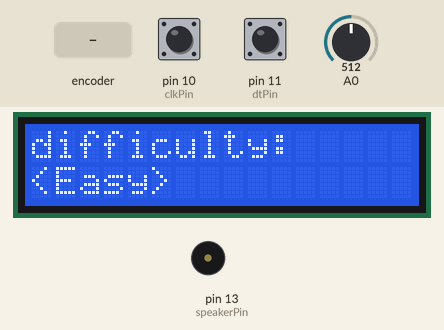
Recording of a sketch running on a simulated Arduino Uno, built with avr-gcc and run on an emulated ATmega328P. On the bench: 16×2 character LCD, buzzer (waves = sounding). The test bench sets the inputs (shaded band); at power-on: pin 10 (clkPin) HIGH, pin 11 (dtPin) HIGH, A0 = 512. Random numbers use the default seed unless the sketch sets one.

Above: at 1.2 s.
1.3 s: rotary encoder on pin 10 (clkPin) / pin 11 (dtPin) turned 1 step (first pin leading)
At 1.91 s:
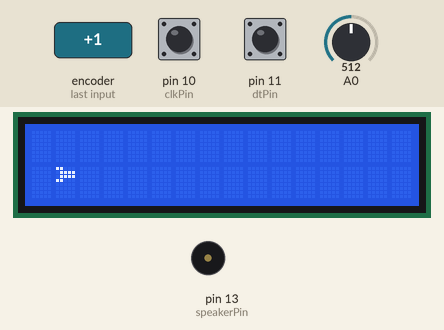
3.6 s: rotary encoder on pin 10 (clkPin) / pin 11 (dtPin) turned 1 step (first pin leading)
At 3.92 s:
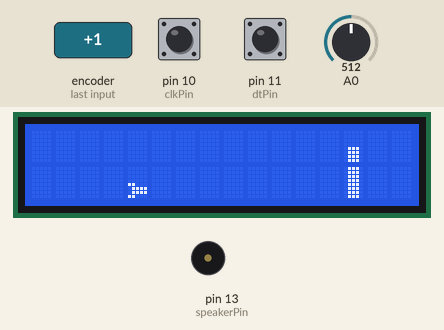
6.0 s: rotary encoder on pin 10 (clkPin) / pin 11 (dtPin) turned 2 steps (second pin leading)
At 7.56 s:
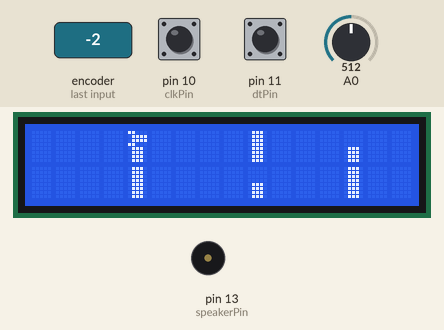
7.9 s: rotary encoder on pin 10 (clkPin) / pin 11 (dtPin) turned 3 steps (first pin leading)
At 9.9 s:
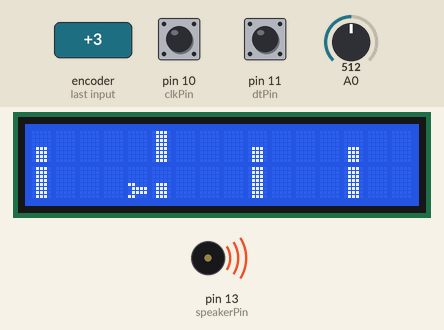
13.0 s: rotary encoder on pin 10 (clkPin) / pin 11 (dtPin) turned 1 step (first pin leading)
At 13.26 s:
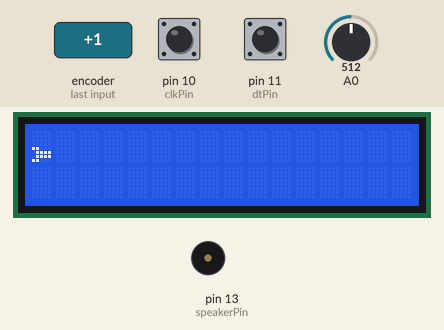
16.1 s: rotary encoder on pin 10 (clkPin) / pin 11 (dtPin) turned 2 steps (second pin leading)
At 16.48 s:
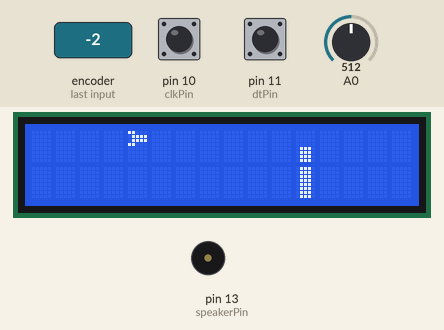
Timing chart, 0 to 21.6 s (numbered marks = the images above; inputs shaded):
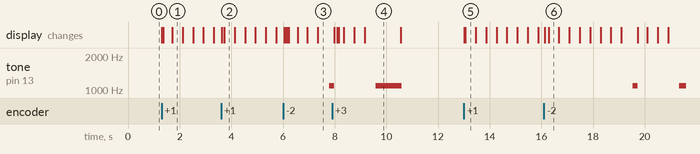

Measured:
- after the input at 1.3 s, the display: first changes at once (image 1 shows a later state)
- after the input at 13.0 s, the display: first changes at once (image 5 shows a later state)
- what the display in image 1 shows lasts 0.4 s, from 1.7 s to 2.1 s
- what the display in image 4 shows lasts 1.4 s, from 9.2 s to 10.6 s

The sketch:

Conclusion_design.ino
```cpp
#include <LiquidCrystal.h>
#include"CustomCharacter.h"
#include"FlyingPlane.h"
int interval=5,score=0,CNT=0;
// LY-51S引脚定义（4位模式仅用DB4~DB7）
const int d4 = 4;//P04
const int d5 = 5;//P05
const int d6 = 6;//P06
const int d7 = 7;//P07
const int rs = 8;    // LCD的RS接P24
//P25接地
const int enable = 9;// LCD的E接P26
// 旋转编码器引脚定义
const int clkPin = 10;
const int dtPin = 11;
const int swPin = 12;//这个可以不接
const int speakerPin = 13;
// RW引脚直接接地（仅输出功能，无需接开发板）
LiquidCrystal lcd(rs, enable, d4, d5, d6, d7);
void playTone(int frequency, int duration) {
  int period = 1000000 / frequency; // 计算方波周期（单位us）
  int halfPeriod = period / 2;      // 半周期（高低电平各占一半）
  unsigned long endTime = millis() + duration;

  while (millis() < endTime) {
    digitalWrite(speakerPin, HIGH);
    delayMicroseconds(halfPeriod);
    digitalWrite(speakerPin, LOW);
    delayMicroseconds(halfPeriod);
  }
}
int readEncoderDir() {
  static int lastClkState = HIGH; // 静态变量保存上一次CLK状态（仅初始化一次）
  int currentClkState = digitalRead(clkPin);
  int dir = 0; // 默认无旋转

  // 仅当CLK状态变化时判断方向
  if (currentClkState != lastClkState) {
    if (digitalRead(dtPin) != currentClkState) {
      dir = 2; // 顺时针旋转,DOWN
    } else {
      dir = 1; // 逆时针旋转,UP
    }
    lastClkState = currentClkState; // 更新CLK状态
  }
  return dir;
}
void draw_map(){
  int ul,dl;//储存上面格子与下面格子
  for(int row=0;row<2;row++){
    for(int col=0;col<16;col++){
      ul=MAP[row*2][col];
      dl=MAP[row*2+1][col];
      lcd.setCursor(col,row);
      //None=0,Pillar=1,Plane=2
      if(ul==None&&dl==None)lcd.write((byte)0);
      else if(ul==None&&dl==Pillar)lcd.write((byte)1);
      else if(ul==None&&dl==Plane)lcd.write((byte)2);
      else if(ul==Pillar&&dl==None)lcd.write((byte)3);
      else if(ul==Pillar&&dl==Pillar)lcd.write((byte)4);
      else if(ul==Pillar&&dl==Plane)lcd.write((byte)5);
      else if(ul==Plane&&dl==None)lcd.write((byte)6);
      else if(ul==Plane&&dl==Pillar)lcd.write((byte)7);
    }
  }
}
void setup() {
  pinMode(clkPin,INPUT);
  pinMode(dtPin,INPUT);
  pinMode(speakerPin, OUTPUT);
  lcd.begin(16, 2);  // 设置LCD为16列2行
  // 将自定义像素字符写入LCD的CGRAM（编号0~3）
  lcd.createChar(0, None_None);
  lcd.createChar(1, None_Pillar);
  lcd.createChar(2, None_Plane);
  lcd.createChar(3, Pillar_None);
  lcd.createChar(4, Pillar_Pillar);
  lcd.createChar(5, Pillar_Plane);
  lcd.createChar(6, Plane_None);
  lcd.createChar(7, Plane_Pillar);
  lcd.clear();
  lcd.noCursor();
}
void loop() {
  //难度选择界面
  int difficulty=0;//Easy=0,Medium=1,Hard=2
  int interval=5,score=0,CNT;
  for(int key=0;1;){
    lcd.clear();
    lcd.setCursor(0,0);
    lcd.print("difficulty:");
    lcd.setCursor(0,1);
    if(difficulty==0){
      lcd.print("<Easy>");
      CNT=30;
    }else if(difficulty==1){
      lcd.print("<Medium>");
      CNT=20;
    }else{
      lcd.print("<Hard>");
      CNT=10;
    }
    key=readEncoderDir();
    if(key==1)difficulty=(difficulty+1)%3;
    else if(key==2)break;
    delay(10);
  }
  if(difficulty==0)CNT=30;
  else if(difficulty==1)CNT=20;
  else CNT=10;
  //游戏界面
  Initial_game();
  for(int cnt=30,result=0,key=0; 1 ; cnt--){
    if(cnt==0){
      result=Pillar_loop();//返回0游戏结束，返回1加分，返回2啥也不干
      if(result==0){
        playTone(1100, 1000);
        break;
      }
      else if(result==1){
        score++;
        playTone(1100, 200);
      }
      cnt=CNT;
    }
    key=readEncoderDir();
    result=Plane_loop(key);
    if(result==0){
        playTone(1100, 1000);
        break;
      }
    draw_map();
    delay(interval);
  }
  //游戏结束画面
  while(1){
    lcd.clear();
    lcd.setCursor(0,0);
    lcd.print("Score:");
    lcd.print(score);
    lcd.setCursor(0,1);
    lcd.print("Continue?");
    if(readEncoderDir()!=0)break;
    delay(10);
  }

}
```

CustomCharacter.cpp
```cpp
#include<Arduino.h>
#include"CustomCharacter.h"
byte None_None[8]={
  0b00000,
  0b00000,
  0b00000,
  0b00000,
  0b00000,
  0b00000,
  0b00000,
  0b00000
};
byte None_Pillar[8]={
  0b00000,
  0b00000,
  0b00000,
  0b00000,
  0b01110,
  0b01110,
  0b01110,
  0b01110
};
byte None_Plane[8]={
  0b00000,
  0b00000,
  0b00000,
  0b00000,
  0b11000,
  0b01111,
  0b01111,
  0b11000
};
byte Pillar_None[8]={
  0b01110,
  0b01110,
  0b01110,
  0b01110,
  0b00000,
  0b00000,
  0b00000,
  0b00000
};
byte Pillar_Pillar[8]={
  0b01110,
  0b01110,
  0b01110,
  0b01110,
  0b01110,
  0b01110,
  0b01110,
  0b01110
};
byte Pillar_Plane[8]={
  0b01110,
  0b01110,
  0b01110,
  0b01110,
  0b11000,
  0b01111,
  0b01111,
  0b11000
};
byte Plane_None[8]={
  0b11000,
  0b01111,
  0b01111,
  0b11000,
  0b00000,
  0b00000,
  0b00000,
  0b00000,
};
byte Plane_Pillar[8]={
  0b11000,
  0b01111,
  0b01111,
  0b11000,
  0b01110,
  0b01110,
  0b01110,
  0b01110,
};
```

CustomCharacter.h
```cpp
#ifndef CUSTOMCHARACTER
#define CUSTOMCHARACTER
/*
每个格子三种占用,空,柱子,飞机。
所以一个字符有3x3-1=8种可能。（没有两个飞机）
*/
extern byte None_None[8];
extern byte None_Pillar[8];
extern byte None_Plane[8];
extern byte Pillar_None[8];
extern byte Pillar_Pillar[8];
extern byte Pillar_Plane[8];
extern byte Plane_None[8];
extern byte Plane_Pillar[8];
//上列字符的标记为0-7
#endif
```

FlyingPlane.cpp
```cpp
#include<Arduino.h>
#include"FlyingPlane.h"
int MAP[4][16];
int Pr=1,Pc=0;
int Counter=3;//倒计时，计算什么时候生成新的墙
void Initial_game(){
  randomSeed(analogRead(A0));
  for(int i=0;i<4;i++){
    for(int j=0;j<16;j++)MAP[i][j]=None;
  }
  MAP[1][0]=Plane;
  Counter=3,Pr=1,Pc=0;;
}
//返回0游戏结束，返回1加分，返回2啥也不干
int Pillar_loop(){
  //控制飞机从左到右运动
  if(Pc<4){
    MAP[Pr][Pc++]=None;
    MAP[Pr][Pc]=Plane;
  }
  //让地图往左移动（除了飞机）
  for(int i=0;i<4;i++){
    for(int j=0;j<15;j++){//注意是j<15而不是16
      if(MAP[i][j+1]==Plane){
        MAP[i][j]=None;
        continue;
      }
      if(MAP[i][j]==Plane){
        if(MAP[i][j+1]==Pillar)return 0;//MAN!
        continue;
      }
      MAP[i][j]=MAP[i][j+1];
    }
  }
  //生成新的墙
  if(Counter==0){
    int Pass=random(4);
    for(int i=0;i<4;i++){
      if(i==Pass)MAP[i][15]=None;
      else MAP[i][15]=Pillar;
    }
    Counter=random(3,5);
  }else{
    Counter--;
    for(int i=0;i<4;i++)MAP[i][15]=None;
  }
  //判断是否越过了障碍，判断加分
  if(MAP[0][Pc-1]==Pillar||MAP[1][Pc-1]==Pillar)return 1;
  return 2;
}
//返回0游戏结束，返回1表示存活。
int Plane_loop(int key){//0什么也没按，1为UP，2为DOWN
  //判断飞机是否上下移动，同时判断是否坠机
  MAP[Pr][Pc]=None;
  if(key==1&&Pr>0)Pr--;
  if(key==2&&Pr<3)Pr++;
  if(MAP[Pr][Pc]==Pillar)return 0;//MAN!
  else MAP[Pr][Pc]=Plane;
  return 1;
}
```

FlyingPlane.h
```cpp
#ifndef FLYINGPLANE_H
#define FLYINGPLANE_H
/*
地图大小4x16,液晶屏大小2x16
*/
extern int MAP[4][16];
enum{
  None=0,Pillar=1,Plane=2
};
void Initial_game();
//初始化地图，飞机从左到右飞，然后出现墙。
int Pillar_loop();//返回0游戏结束，返回1加分，返回2啥也不干
int Plane_loop(int key);//返回0游戏结束，返回1表示存活。
#endif
```
